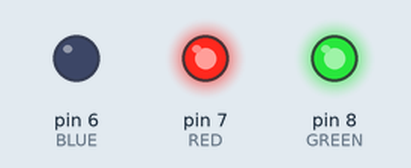
Bench run of a sketch on a simulated Arduino Uno, built with avr-gcc and run on an emulated ATmega328P. Parts: output pins drawn as LEDs (lit = HIGH).

Above: at 0.1 s.
Timing chart, 0 to 1.6 s (numbered marks = the images above):
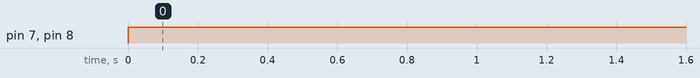

Measured:
- by itself, pin 7 (RED), pin 8 (GREEN): LOW → HIGH at 0.00 s

The sketch:

04-pwm-color-mix.ino
```cpp
#define RED 7
#define GREEN 8
#define BLUE 6

void setup() {
  pinMode(RED, OUTPUT);
  pinMode(GREEN, OUTPUT);
  pinMode(BLUE, OUTPUT);
}

void loop() {
  // gold color
  analogWrite(RED, 230);
  analogWrite(GREEN, 180);
  analogWrite(BLUE, 0);
  delay(2000);

  // olive color
  analogWrite(RED, 150);
  analogWrite(GREEN, 160);
  analogWrite(BLUE, 0);
  delay(2000);
}
```
